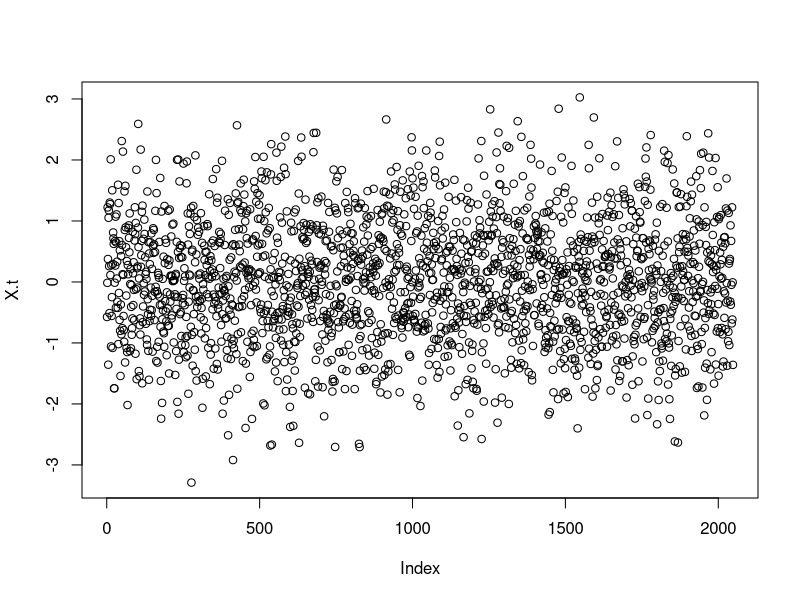
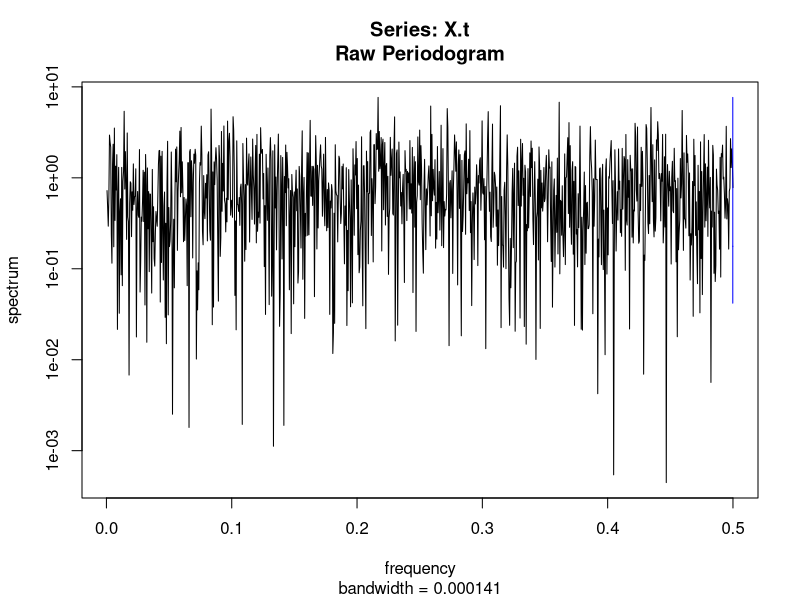

Here is the R script that generated these plots, in order: (Note: this script raises an error after producing the figures.)
##### Sandbox #####

#this is a script to try things out before they go in real scripts


#test out the functions in AVARSpectralEstimate file

X.t <- X.t_missing <- rnorm(2048)
X.t_missing[c(100:200, 700:950, 1500:1600)] <- NA

plot(X.t)

#get spectral estimate
spec.est <- spec.pgram(X.t, demean = TRUE)
test_AVAR <- AVAR_bpvar(spectral_est = spec.est$spec, taus = 2^(0:8))
test_AVAR

spec.est <- multitaper_est(X.t_missing,W=0.005, K = 5)


length(spec.est$spectrum)

t.vec <- 1:2048
test_var <- var_AVAR_trfunc(tapers = spec.est$tapers, t.n =  t.vec[which(is.na(X.t_missing))], X.t = na.omit(X.t_missing),taus = 2^(0:8))

rm(A.prime, A.prime.matlab, clock_MTSE, clock_MTSE_omitted, dist.mat, eig_vecs, eigdec, OSS, oss.mat, u.mat, uk.mat, uvec.mat, vk.mat, combined.ts, random.walk)